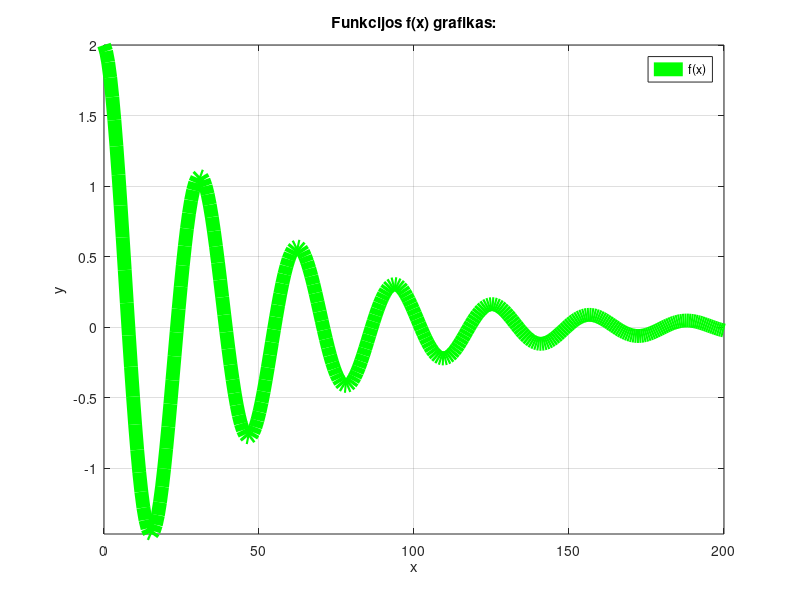
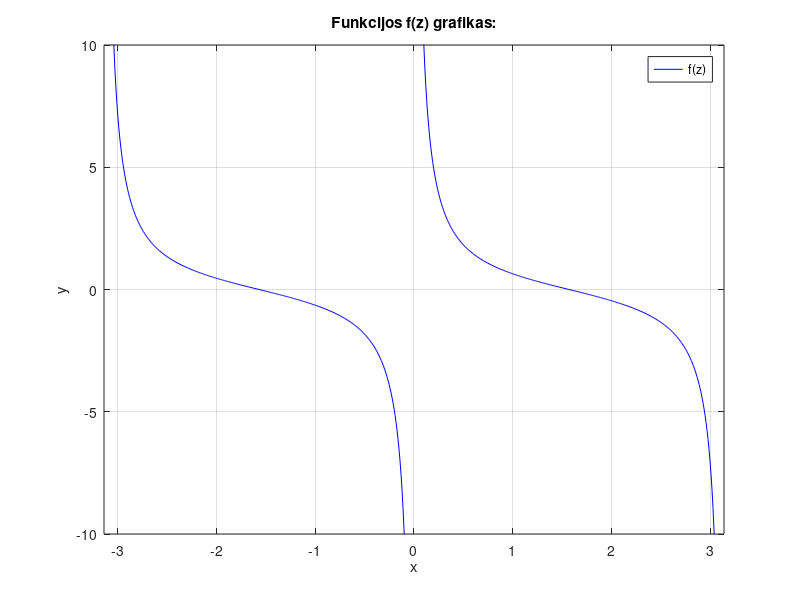
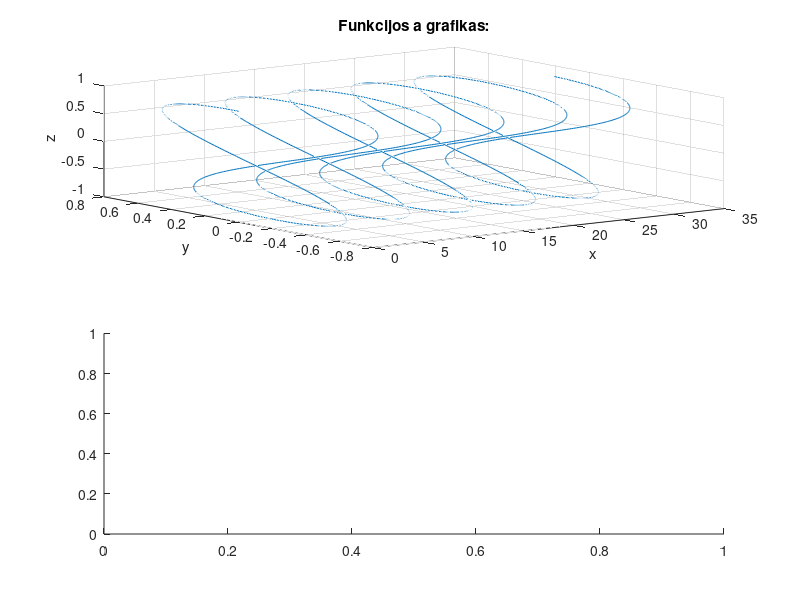

These figures' MATLAB source, in order: (Note: this script raises an error after producing the figures.)
%Karolis_Chmeliauskas_EEf-25/2
%2026-09-22
clear; clc; close all;

%DVIMATIS GRAFIKU VAIZDAVIMAS%

%a
figure

x = 0:200/299:200;
f = 2*exp(-0.02*x).*cos(0.2*x);
plot(x, f, 'g-', 'LineWidth', 10)

title('Funkcijos f(x) grafikas:');
xlabel('x');
ylabel('y');
legend('f(x)');
axis([min(x) max(x) min(f) max(f)]);
grid on 

%b
figure(2)
z1 = -pi+0.01:0.01:-0.01;
z2 = 0.01:0.01:pi-0.01;
plot(z1, cot(z1), 'b', z2, cot(z2), 'b')
title('Funkcijos f(z) grafikas:');
xlabel('x');
ylabel('y');
legend('f(z)');
axis([-pi pi -10 10]);
grid on 

%specializuotu grafiku kurimas

%a
figure(3)
x = 0:0.01:10*pi;
y = sin(x).*cos(x);
z = cos(x);
subplot(2,1,1);
plot3(x,y,z)
xlabel('x');
ylabel('y'); 
zlabel('z');
title('Funkcijos a grafikas:');
grid on 
%b
subplot(2,1,2);
polarplot(x,y,'r')
title('Funkcijos b grafikas:');
grid on 



A = 6; 
f = 4; 
ro = 1.2; 
U1 = 3.5; 
U2 = 2.5;
t = 0:0.001:1.5;
s = A*sin(2*pi*f*t) + 0.5*A*cos(4*pi*f*t);
n = ro * randn(size(t));
sb = s + n;

% a
virs = sb(sb > U1);

% b
sf = sb;
sf(abs(sf) < U2) = 0;

% c d e
dydis  = length(sb);
dydis2 = length(virs);
maxSf  = max(sf);
minSf  = min(sf);


figure(4)
% 1 
subplot(1,2,1)
plot(t, sb, '--', 'LineWidth', 1); hold on
plot(t, sf, '-',  'LineWidth', 1.75);
yline(U1, '-.b', 'LineWidth', 1);
yline(U2, '-.b', 'LineWidth', 1);
title('Pradinis ir filtruotas signalai', 'FontAngle', 'italic', 'FontSize', 13);
xlabel('t, s'); ylabel('U, V');
legend('Pradinis signalas', 'Filtruotas signalas', 'Riba U_1', 'Riba U_2');
axis([min(t) max(t) min(sb)-1 max(sb)+1]);
grid on

% 2 
subplot(1,2,2)
idx = sb > U1;
tv = t(idx);
vv = sb(idx);
stem(tv, vv, 'g'); hold on
[vmax, ~] = max(vv);
[vmin, ~] = min(vv);
imax = vv == vmax;   
imin = vv == vmin;  
plot(tv(imax), vv(imax), 's', 'MarkerSize', 8, ...
    'MarkerEdgeColor', [0.5 0 0.5], 'MarkerFaceColor', [0.5 0 0.5]);
plot(tv(imin), vv(imin), 'ro', 'MarkerSize', 8);
title('Reikšmės, viršijančios U_1', 'FontAngle', 'italic', 'FontSize', 13);
xlabel('t, s'); ylabel('U, V');
legend('Reikšmės > U_1', 'Maksimali reikšmė', 'Minimali reikšmė');
axis([min(t) max(t) 0 max(vv)+1]);
grid on
